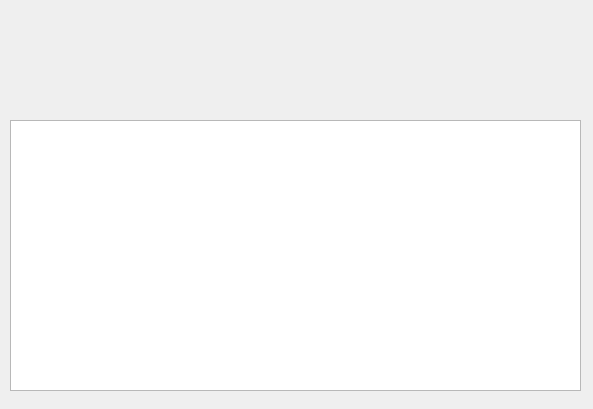
<?xml version="1.0" encoding="UTF-8"?>
<ui version="4.0">
 <class>userWindow</class>
 <widget class="QWidget" name="userWindow">
  <property name="geometry">
   <rect>
    <x>0</x>
    <y>0</y>
    <width>593</width>
    <height>409</height>
   </rect>
  </property>
  <property name="windowTitle">
   <string>Form</string>
  </property>
  <widget class="QTableView" name="tableView">
   <property name="geometry">
    <rect>
     <x>10</x>
     <y>120</y>
     <width>571</width>
     <height>271</height>
    </rect>
   </property>
  </widget>
 </widget>
 <resources/>
 <connections/>
</ui>
